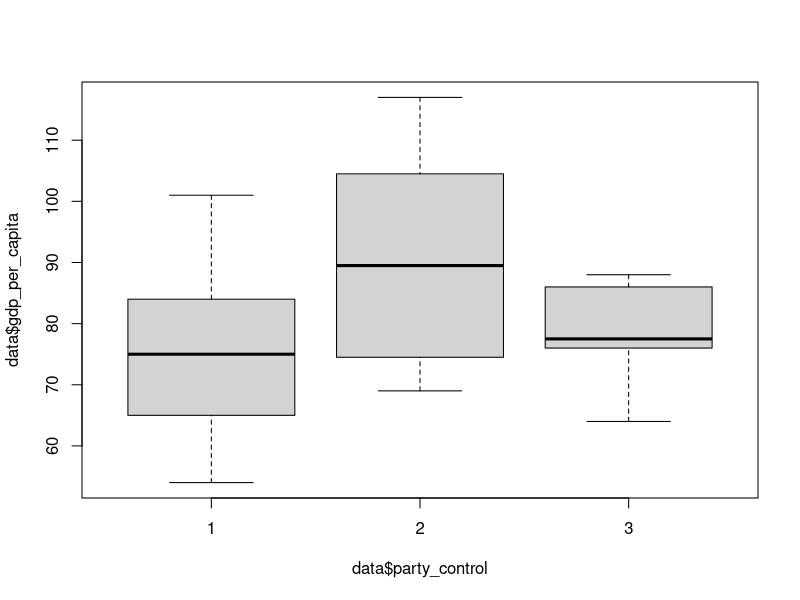

Write R code to recreate this figure.
###Load Packages
library(readr)
library(dtplyr)
#Load the dating  
data <- read_csv("data.csv")

#Step 7: load data.csv from the working directory 
data <- read_delim("data.csv")

#Step 8: run three checks
dim(data)
names(data)
summary(data)

# Descriptive Statistics for table 1 

# summary (gdp_per_capita)
sd(data$gdp_per_capita)
mean(data$gdp_per_capita)
min(data$gdp_per_capita)
max(data$gdp_per_capita)

# summary for party control
table(data$party_control)

#linear regression
lm <- lm(gdp_per_capita~ as.factor(party_control), data = data)
summary(lm)

# box plot
boxplot(data$gdp_per_capita ~ data$party_control)
